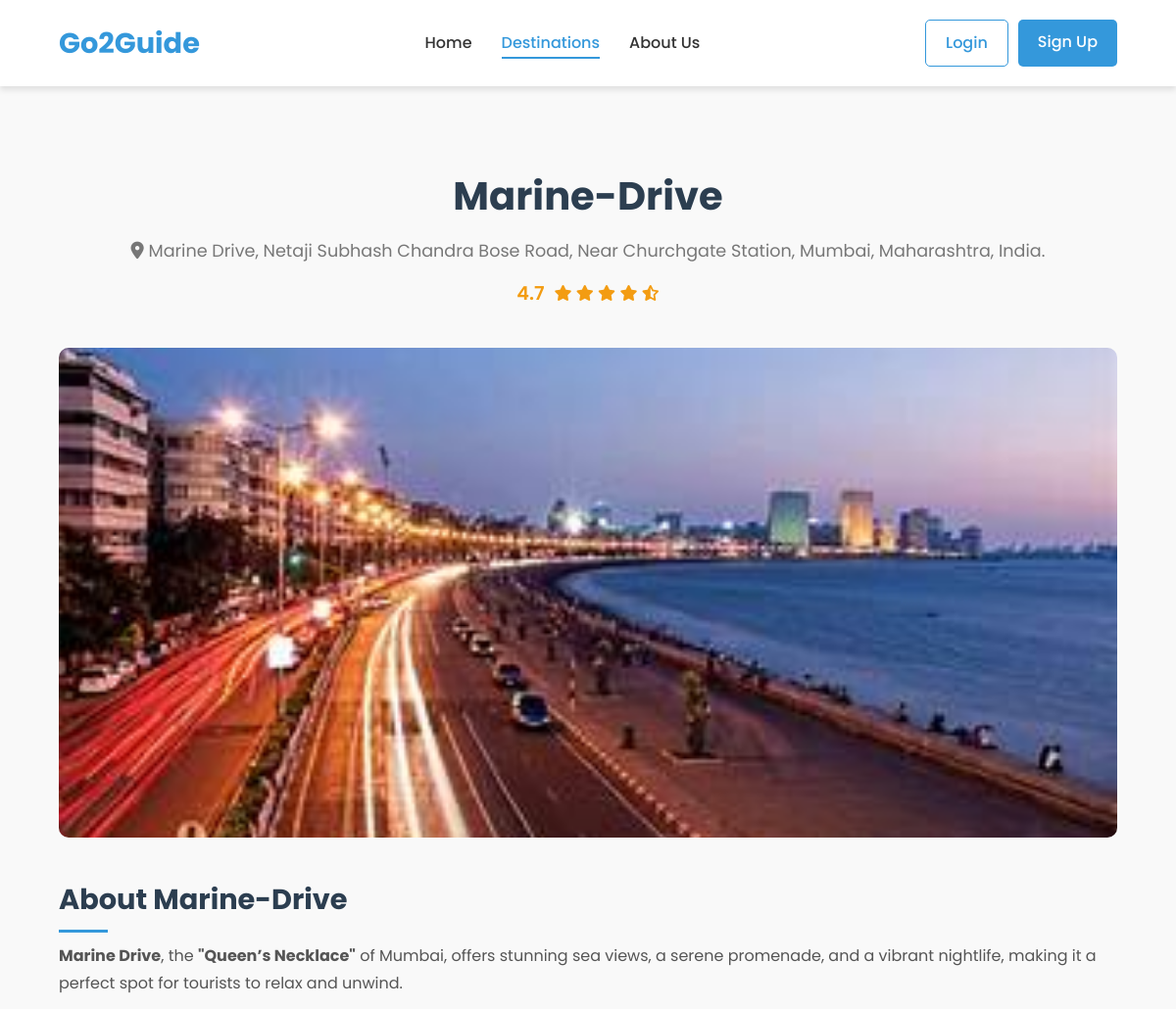
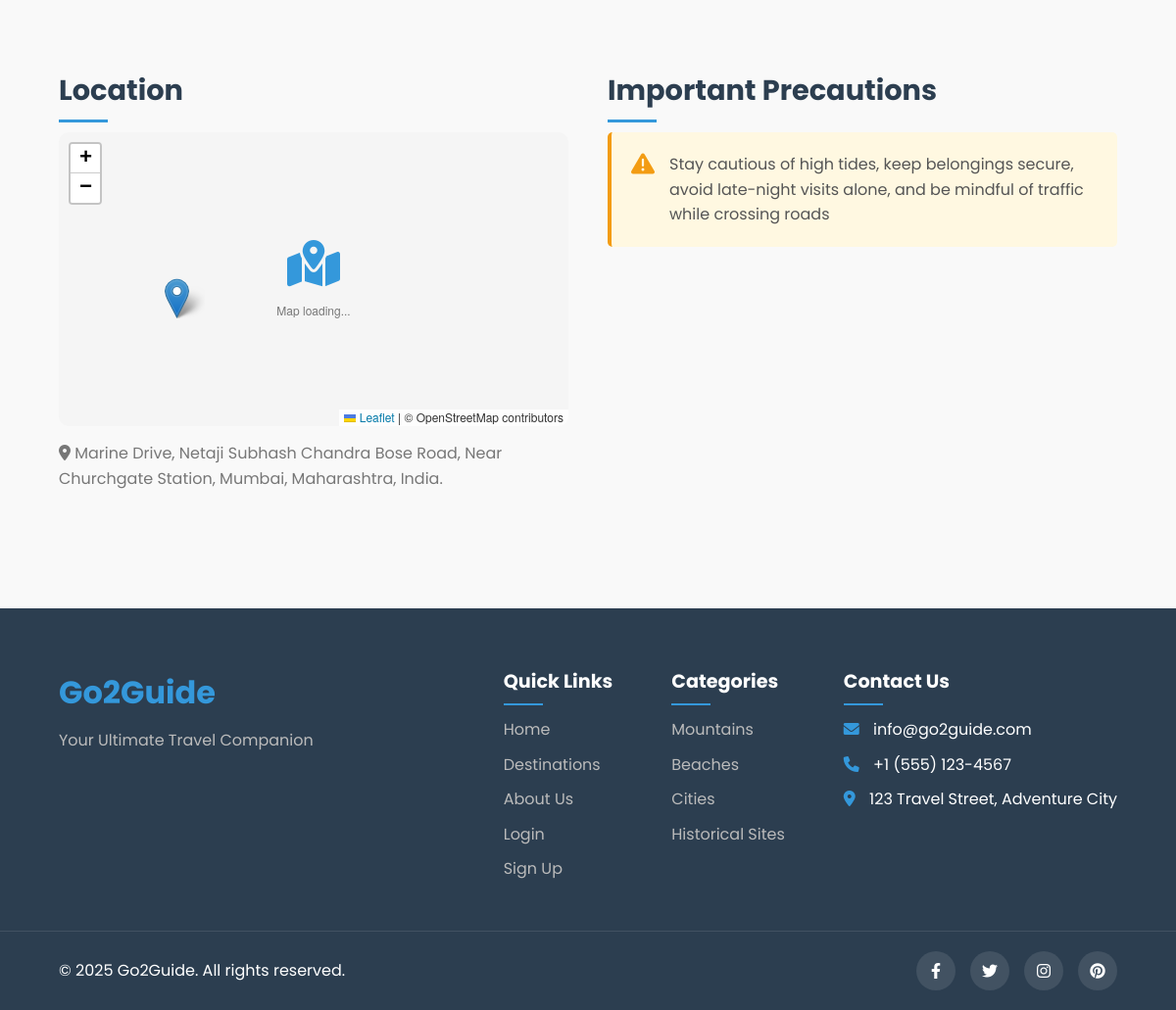
The page /location_detail/Marine-Drive on the database its author committed (2 pictures, top to bottom).
### location/models.py (models this page shows)
class Destination(models.Model):
    name = models.CharField(max_length=255)
    city=models.CharField(max_length=100)
    description =HTMLField()
    image = models.ImageField(upload_to='destinations/', max_length=500,null=True, default=None)
    location = models.CharField(max_length=255)
    latitude = models.FloatField()
    longitude = models.FloatField()
    rating = models.FloatField()
    precautions = models.TextField()
    duration_hours = models.FloatField(default=2.0, help_text="Average time (in hours) a visitor spends here.")
    def __str__(self):
        return self.name

### pbl/views.py (the view)
# urls.py: path('location_detail/<l>',views.loc_detail),
def loc_detail(request, l):
    loc_detail=Destination.objects.filter(name=l)
    print(loc_detail)
    data={'location':loc_detail}
    return render(request,'location_detail.html',data)

### templates/location_detail.html (shortened to what this page needs)
<!DOCTYPE html>
<html lang="en">
<head>
    <link rel="stylesheet" href="/static/css/styles.css">
    <link rel="stylesheet" href="/static/css/destinations.css">
    <link rel="stylesheet" href="https://cdnjs.cloudflare.com/ajax/libs/font-awesome/6.0.0-beta3/css/all.min.css">
    <link rel="stylesheet" href="https://unpkg.com/leaflet@1.9.4/dist/leaflet.css" />
</head>
<body>
    <header>
        <nav class="navbar">
            <div class="logo">
                <a href="/home">Go2Guide</a>
            </div>
            <div class="nav-links">
                <ul>
                    <li><a href="/home">Home</a></li>
                    <li><a href="/d" class="active">Destinations</a></li>
                    <li><a href="/about-us">About Us</a></li>
                </ul>
            </div>
            <div class="auth-links">
                <a href="../auth/login.html" class="btn btn-login">Login</a>
                <a href="../auth/signup.html" class="btn btn-signup">Sign Up</a>
            </div>
        </nav>
    </header>
    <main>
        <div class="destination-info-container">
            {% for n in location %}
            <div class="destination-header">
                <h1>{{n.name}}</h1>
                <p class="destination-location"><i class="fas fa-map-marker-alt"></i> {{n.location}}</p>
                <div class="destination-rating">
                    <span class="rating-value">4.7</span>
                    <span class="rating-stars">
                        <i class="fas fa-star"></i>
                        <i class="fas fa-star"></i>
                        <i class="fas fa-star"></i>
                        <i class="fas fa-star"></i>
                        <i class="fas fa-star-half-alt"></i>
                    </span>
                </div>
            </div>
            <div class="destination-gallery">
                <div class="main-image">
                    <img src="/media/{{ n.image }}" alt="Empire State Building">
                </div>
            </div>
            <div class="destination-content">
                <section class="destination-description">
                    <h2>About {{n.name}}</h2>
                    <p>{{n.description | safe}}</p>
                </section>
                <section class="destination-map">
                    <h2>Location</h2>
                    <div id="map" class="map-container">
                        <div class="map-placeholder">
                            <i class="fas fa-map-marked-alt"></i>
                            <p>Map loading...</p>
                        </div>
                    </div>
                    <p class="address"><i class="fas fa-map-marker-alt"></i> {{n.location}}</p>
                </section>
                <section class="destination-precautions">
                    <h2>Important Precautions</h2>
                    <div class="precaution-card">
                        <i class="fas fa-exclamation-triangle"></i>
                        <p>{{n.precautions}}</p>
                    </div>
                </section>
            </div>
            {% endfor %}
        </div>
    </main>
    <footer>
        <div class="footer-content">
            <div class="footer-logo">
                <h2>Go2Guide</h2>
                <p>Your Ultimate Travel Companion</p>
            </div>
            <div class="footer-links">
                <div class="footer-column">
                    <h3>Quick Links</h3>
                    <ul>
                        <li><a href="/home">Home</a></li>
                        <li><a href="/d">Destinations</a></li>
                        <li><a href="/about-us">About Us</a></li>
                        <li><a href="/">Login</a></li>
                        <li><a href="/register">Sign Up</a></li>
                    </ul>
                </div>
                <div class="footer-column">
                    <h3>Categories</h3>
                    <ul>
                        <li><a href="/category_detail/Mountains">Mountains</a></li>
                        <li><a href="/category_detail/Beaches">Beaches</a></li>
                        <li><a href="/category_detail/Cities">Cities</a></li>
                        <li><a href="/category_detail/Historical Sites">Historical Sites</a></li>
                    </ul>
                </div>
                <div class="footer-column">
                    <h3>Contact Us</h3>
                    <ul>
                        <li><i class="fas fa-envelope"></i> info@go2guide.com</li>
                        <li><i class="fas fa-phone"></i> +1 (555) 123-4567</li>
                        <li><i class="fas fa-map-marker-alt"></i> 123 Travel Street, Adventure City</li>
                    </ul>
                </div>
            </div>
        </div>
        <div class="footer-bottom">
            <p>&copy; 2025 Go2Guide. All rights reserved.</p>
            <div class="social-icons">
                <a href="#"><i class="fab fa-facebook-f"></i></a>
                <a href="#"><i class="fab fa-twitter"></i></a>
                <a href="#"><i class="fab fa-instagram"></i></a>
                <a href="#"><i class="fab fa-pinterest"></i></a>
            </div>
        </div>
    </footer>
</body>
</html>

### static/css/styles.css (style rules this page uses)
:root { --primary-color: #3498db; --secondary-color: #2ecc71; --accent-color: #f39c12; --dark-color: #2c3e50; --light-color: #ecf0f1; --text-color: #333; --light-text: #fff; --shadow: 0 4px 6px rgba(0, 0, 0, 0.1); --transition: all 0.3s ease; }
* { margin: 0; padding: 0; box-sizing: border-box; }
body { font-family: 'Poppins', sans-serif; line-height: 1.6; color: var(--text-color); background-color: #f9f9f9; }
a { text-decoration: none; color: inherit; }
ul { list-style: none; }
img { max-width: 100%; height: auto; display: block; }
.btn { display: inline-block; padding: 10px 20px; background-color: var(--primary-color); color: var(--light-text); border-radius: 5px; font-weight: 500; transition: var(--transition); border: none; cursor: pointer; }
header { background-color: #fff; box-shadow: var(--shadow); position: sticky; top: 0; z-index: 1000; }
.navbar { display: flex; justify-content: space-between; align-items: center; padding: 20px 5%; max-width: 1400px; margin: 0 auto; }
.logo a { font-size: 1.8rem; font-weight: 700; color: var(--primary-color); }
.nav-links ul { display: flex; }
.nav-links li { margin: 0 15px; }
.nav-links a { font-weight: 500; transition: var(--transition); position: relative; }
.nav-links a:hover, .nav-links a.active { color: var(--primary-color); }
.nav-links a::after { content: ''; position: absolute; bottom: -5px; left: 0; width: 0; height: 2px; background-color: var(--primary-color); transition: var(--transition); }
.nav-links a:hover::after, .nav-links a.active::after { width: 100%; }
.auth-links { display: flex; gap: 10px; }
.btn-login { background-color: transparent; color: var(--primary-color); border: 1px solid var(--primary-color); }
footer { background-color: var(--dark-color); color: var(--light-text); padding-top: 60px; }
.footer-content { display: flex; flex-wrap: wrap; justify-content: space-between; max-width: 1400px; margin: 0 auto; padding: 0 5% 40px; border-bottom: 1px solid rgba(255, 255, 255, 0.1); }
.footer-logo h2 { font-size: 2rem; margin-bottom: 10px; color: var(--primary-color); }
.footer-logo p { color: #bbb; }
.footer-links { display: flex; flex-wrap: wrap; gap: 60px; }
.footer-column h3 { font-size: 1.2rem; margin-bottom: 20px; position: relative; }
.footer-column h3::after { content: ''; position: absolute; bottom: -8px; left: 0; width: 40px; height: 2px; background-color: var(--primary-color); }
.footer-column ul li { margin-bottom: 10px; }
.footer-column a { color: #bbb; transition: var(--transition); }
.footer-column i { margin-right: 10px; color: var(--primary-color); }
.footer-bottom { display: flex; justify-content: space-between; align-items: center; max-width: 1400px; margin: 0 auto; padding: 20px 5%; }
.social-icons { display: flex; gap: 15px; }
.social-icons a { display: flex; align-items: center; justify-content: center; width: 40px; height: 40px; background-color: rgba(255, 255, 255, 0.1); border-radius: 50%; transition: var(--transition); }

### rows shown on the page
Destination: name "Marine-Drive", location "Marine Drive, Netaji Subhash Chandra Bose Road, Near Churchgate Station, Mumbai, Maharashtra, India.", image (picture), description "Marine Drive , the \"Queen’s Necklace\" of Mumbai, offers stunning sea views, a serene promenade, and a vibrant nightlife, making it a perfect spot for tourists to relax and unwind.", precautions "Stay cautious of high tides, keep belongings secure, avoid late-night visits alone, and be mindful of traffic while crossing roads"
